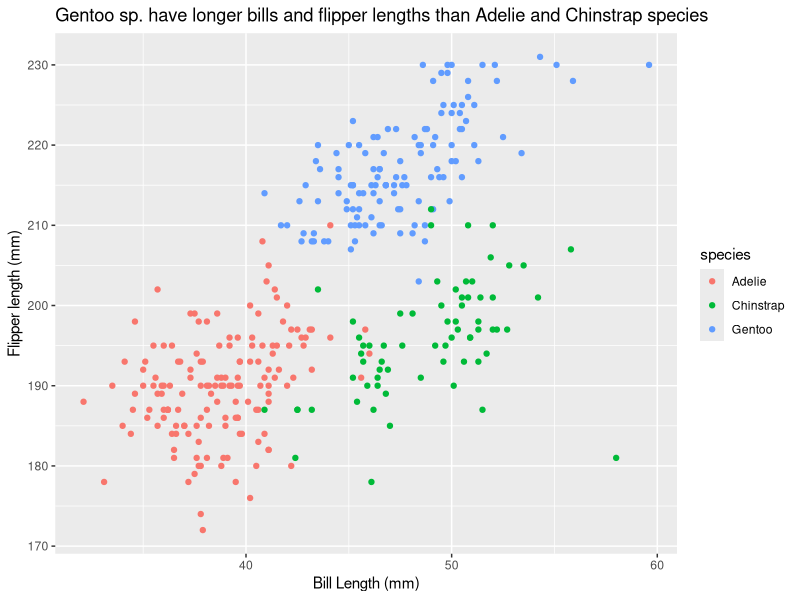
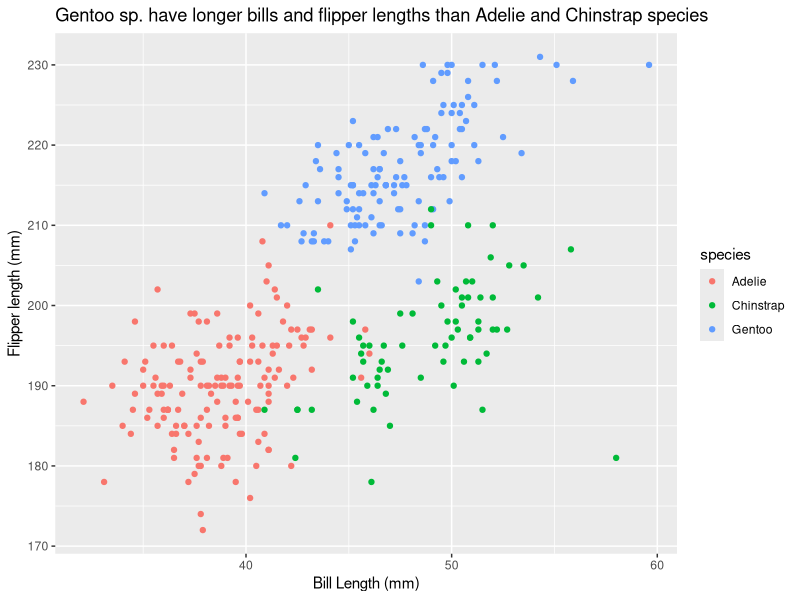

The R script that drew these images, in order:
## ---- chunk 1
library(tidyverse)
library(dplyr)
## ---- chunk 2

data("penguins", package = "palmerpenguins")

head(penguins)

## ---- chunk 3

ggplot(penguins, aes(x = bill_length_mm, y = flipper_length_mm, color = species)) + geom_point() + xlab("Bill Length (mm)") + ylab("Flipper length (mm)") + ggtitle("Gentoo sp. have longer bills and flipper lengths than Adelie and Chinstrap species")

ggsave("BillxFlipperLengthxSpecies.PDF", height = 4, width = 6)
